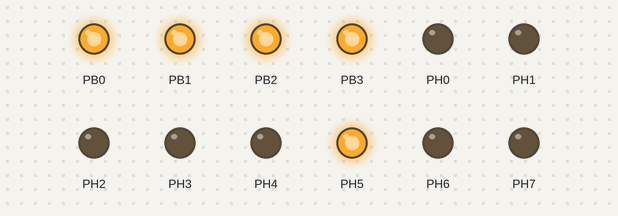
Bench run of a program on a simulated ATmega2560, built with avr-gcc and emulated at 16 MHz (the files do not name the chip). Parts: output pins drawn as LEDs (lit = HIGH). At 0.0 s the program stops and its outputs stay as they are.

Above: at 0.1 s.
Timing chart, 0 to 1.5 s (numbered marks = the images above):
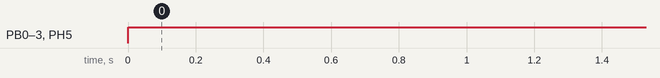

The program:

main.cpp
```cpp
#include <util/delay.h>
#include <avr/io.h>
#define tst_bit(Y,bit_x)(Y&(1<<bit_x))

int main(){
  #define F_CPU 16000000UL
  DDRB = 0b00001111;
  PORTB= 0b00001111;

  DDRH = 0b11111111;

  while (1) {
   if(tst_bit(PINB,PB0)){
     PORTH |= (1 << PH5);
    _delay_ms(10);
   }
  }
}

/*

for(int i = 7 ; i > 3 ; i--){
     PORTB |= (1 << i);
    _delay_ms(1000);
   }
    PORTH |= (1 << PH5); // Turn on PB5
    _delay_ms(1000); // Delay 1 second


    for(int i = 7 ; i > 3 ; i--){
     PORTB &= ~(1 << i);
    _delay_ms(1000);
   }
    PORTH &= ~(1 << PH5); // Turn off PB5 pin
    _delay_ms(1000); // Delay 1 second

*/
```

Measured:
- by itself, PB0–3, PH5: LOW → HIGH at 0.00 s
